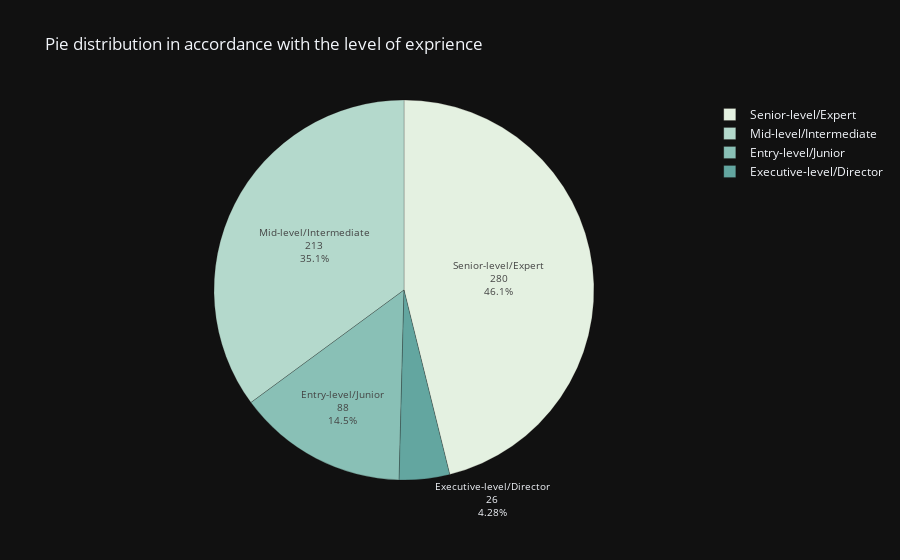

Notebook source saved alongside this figure:
### Markdown cell above
#### 2.1 Job distribution in accordance with experience level

This will help get a better picture about the job availibility in comparison to the individual's experience level which will show the vitality of the job market and help understand the job market scenario better.

### Code cell
exp_level = df['experience_level'].value_counts()
fig = px.pie(
    values = exp_level.values,
    names = exp_level.index,
    color_discrete_sequence=px.colors.sequential.Mint,
    title='Pie distribution in accordance with the level of exprience',
    template='plotly_dark'
)
fig.update_traces(
    textinfo='label+percent+value',
    textfont_size=10,
    marker=dict(line=dict(color='#100000', width=0.2)))
fig.show()

### Figure 1 — Plotly figure (JSON) as saved in the notebook; plotly's stock layout.template omitted (floating-point values rounded to 4 significant figures)
{"data": [{"domain": {"x": [0, 1], "y": [0, 1]}, "hovertemplate": "label=%{label}<br>value=%{value}<extra></extra>", "labels": ["Senior-level/Expert", "Mid-level/Intermediate", "Entry-level/Junior", "Executive-level/Director"], "legendgroup": "", "marker": {"line": {"color": "#100000", "width": 0.2}}, "name": "", "showlegend": true, "textfont": {"size": 10}, "textinfo": "label+percent+value", "type": "pie", "values": [280, 213, 88, 26]}], "layout": {"legend": {"tracegroupgap": 0}, "piecolorway": ["rgb(228, 241, 225)", "rgb(180, 217, 204)", "rgb(137, 192, 182)", "rgb(99, 166, 160)", "rgb(68, 140, 138)", "rgb(40, 114, 116)", "rgb(13, 88, 95)"], "title": {"text": "Pie distribution in accordance with the level of exprience"}}}
